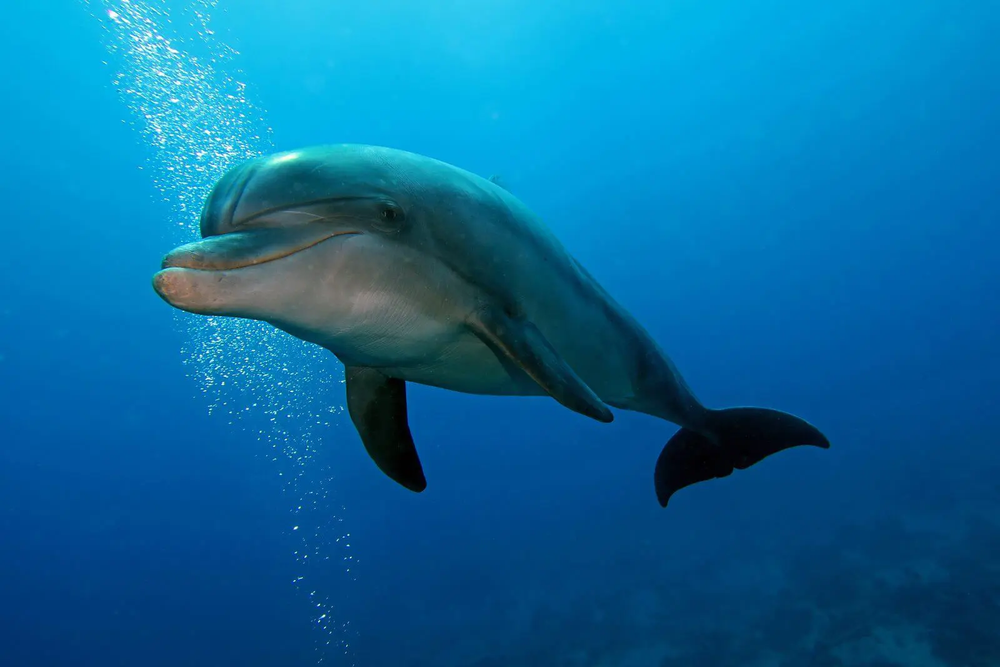
#> input picture BottlenoseDolphins.png, 1000 x 667 px, shrunk from 1600 x 1067 before the run
$ python -i imageProgramFunction.py   (imports and definitions only)
#> lines starting #> are read from the running program, lines starting #| are printed output that depends on the picture
import cv2
import numpy as np
import matplotlib.pyplot as plt


# [53 lines left out: functions picture_basic, convex, averageBlur, medianBlur, not called in this run]


def bilateralFilterBlur(original_image, sigma_color, sigma_space, d_radius: int = 5):
    result = cv2.bilateralFilter(original_image, d_radius, sigma_color, sigma_space)
    return result


def gaussianBlur(original_image, effect):
    """effect[kSize_height: int, kSize_width: int, sigmaX: int]"""
    result = cv2.GaussianBlur(original_image, (effect[0], effect[1]), effect[2])
    return result


# [5 lines left out: function laplacian, not called in this run]


def sobel(original_image, dx, dy, k_size, scale, depth=-1):  # FIXME: sobel k_size not work
    result = cv2.Sobel(original_image, depth, dx, dy, k_size, scale)
    return result


# [5 lines left out: function canny, not called in this run]


def adaptiveThreshold(original_image, adaptiveMethod=1, thresholdType=cv2.THRESH_BINARY, maxValue=255, blockSize=11,
                      C=2, gBlur=1):
#> called with adaptiveMethod = 1, thresholdType = 0, maxValue = 255, blockSize = 11, C = 2, gBlur = 1
    result = cv2.cvtColor(original_image, cv2.COLOR_RGB2GRAY)
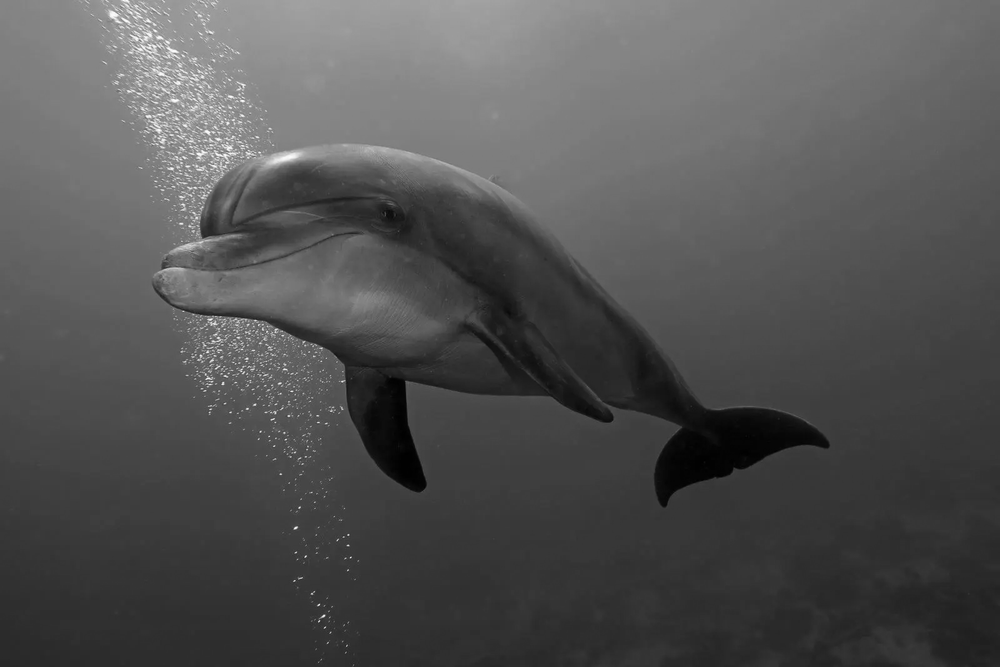
#> result: shape (667, 1000); min 0, max 254, mean 83
    result = gaussianBlur(result, [gBlur, gBlur, 0])
    if adaptiveMethod == 0:
        adaptiveMethod = cv2.ADAPTIVE_THRESH_MEAN_C
    else:
        adaptiveMethod = cv2.ADAPTIVE_THRESH_GAUSSIAN_C
    result = cv2.adaptiveThreshold(result, maxValue, adaptiveMethod, thresholdType, blockSize=blockSize, C=C)
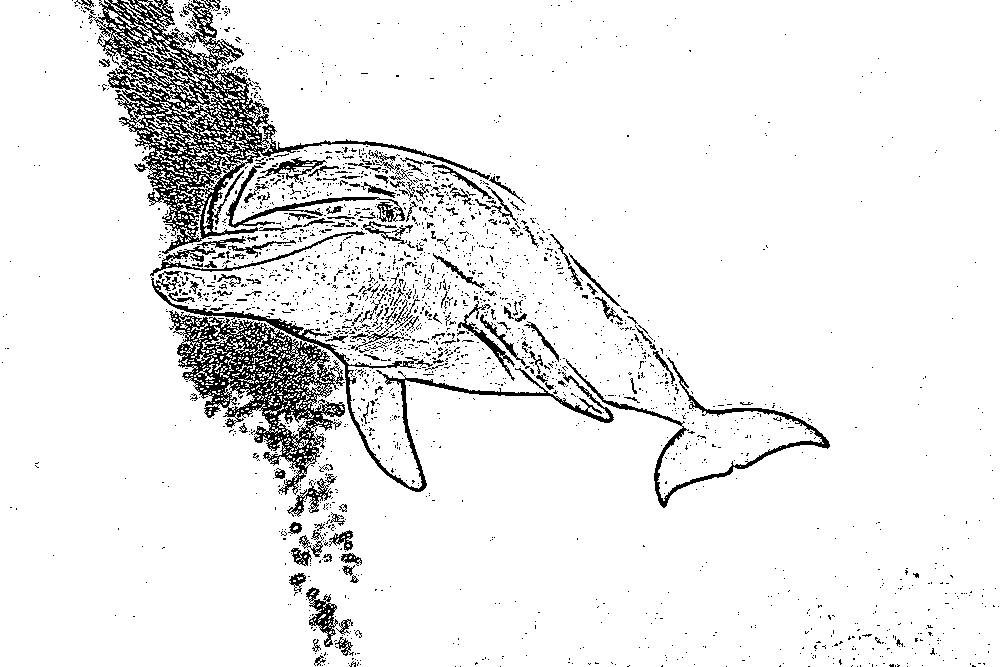
#> result: shape (667, 1000); 92.1% white; black in thin lines or dots
    result = cv2.cvtColor(result, cv2.COLOR_GRAY2RGB)
#> result: shape (667, 1000, 3); 92.1% white; black in thin lines or dots
    return result


# [144 lines left out: functions dilation, erosion, opening, closing, topHat, blackHat and 10 more, not called in this run]

>>> import cv2
>>> picture = cv2.cvtColor(cv2.imread('../BottlenoseDolphins.png'), cv2.COLOR_BGR2RGB)
>>> result = adaptiveThreshold(picture)
